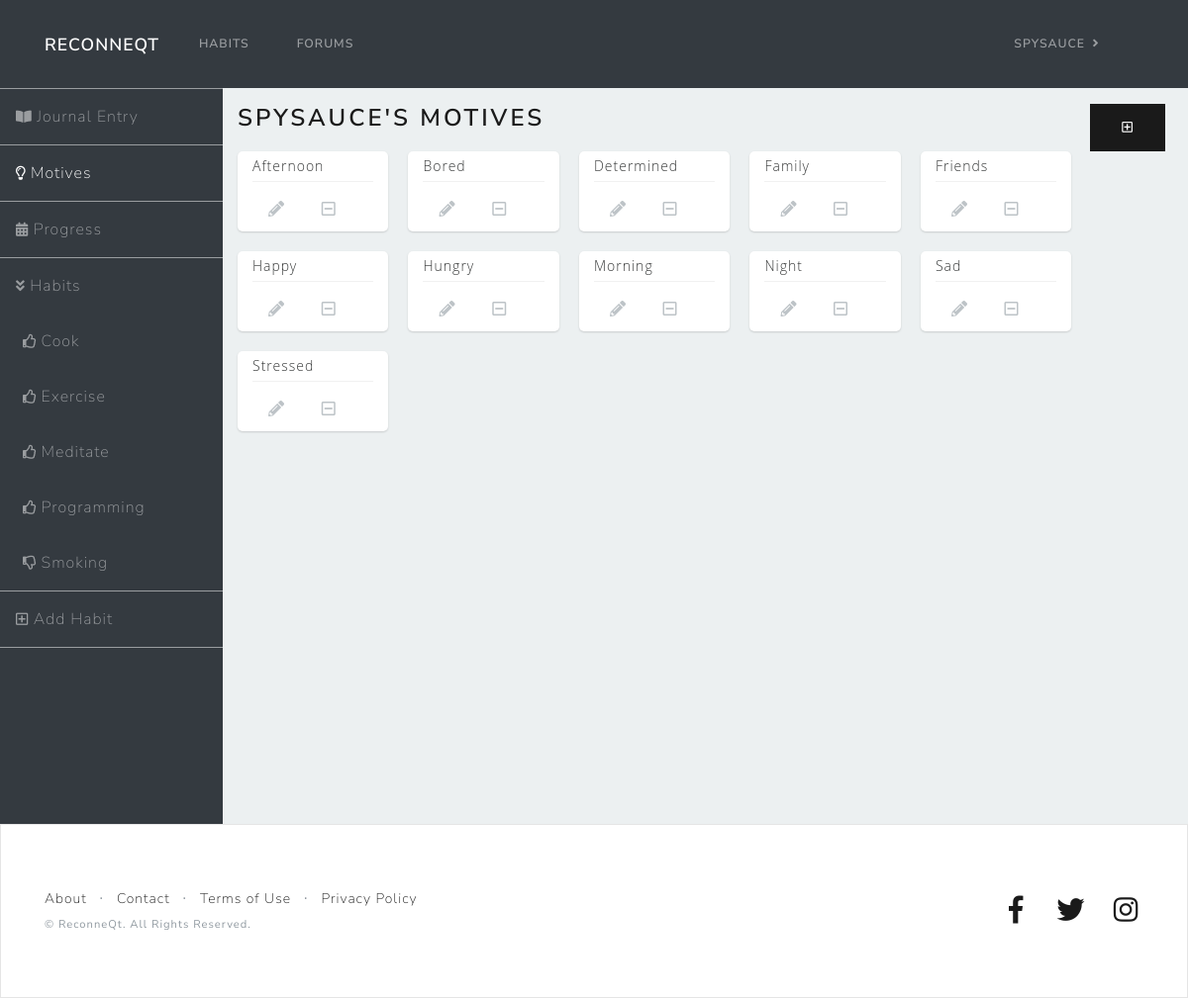
Screenshot of /reconneqt/motives/ (signed in) with the database file from the repository.
### habits/models.py (models this page shows, shortened)
class Habit(models.Model):
    habit_name = models.CharField(max_length=30)
    good_habit = models.BooleanField(default=False)
    user = models.ForeignKey(User, on_delete=models.CASCADE)
    class Meta:
        ordering = ('habit_name',)

class Motive(models.Model):
    motive_name = models.CharField(max_length=100)
    user = models.ForeignKey(User, on_delete=models.CASCADE)
    def __str__(self):
        return self.motive_name
    class Meta:
        ordering = ('motive_name',)

### habits/views/motives.py (the view)
# urls.py: path('motives/', views.motives, name='motives'),
@login_required
def motives(request):
    try:
        user_id = int(request.user.id)
        habit_list = Habit.objects.filter(user_id=user_id)
        motive_list = Motive.objects.filter(user_id=user_id)
        context = {
            'habit_list': habit_list,
            'motive_list': motive_list
        }
    except User.DoesNotExist:
        raise Http404("User does not exist")
    return render(request, 'habits/motive_detail.html', context)

### habits/templates/habits/motive_detail.html
{% extends "habits/base_habits.html" %}
{% block main %}
<span data-toggle="modal">
  <a id="new-motive-button" data-form="{% url 'motive_new' %}" href="#" class="btn btn-primary mr-2" style="float:right" role="button" data-toggle="tooltip" data-target="#modal" data-placement="bottom" title="Add a motive">
    <i class="far fa-plus-square"></i>
  </a>
</span>
<h3>{{user}}'s motives</h3>
<div class="row container-fluid">
  {% for motive in motive_list %}
  <div class="motive col-lg-2 col-md-2 col-sm-2 col-xs-2">
    <div class="motive-title">
      {{ motive }}
    </div>
    <div class="motive-buttons">
      <span data-toggle="modal">
        <a data-form="{% url 'motive_edit' pk=motive.id %}" href="#" class="edit-motive-button btn btn-sm" role="button" data-toggle="tooltip" data-target="#modal" data-placement="bottom" title="Edit {{ motive }}">
          <i class="fas fa-pencil-alt"></i>
        </a>
      </span>
      <span data-toggle="modal">
        <a data-form="{% url 'motive_delete' pk=motive.pk %}" href="#" class="btn btn-sm delete-motive-button" role="button" data-toggle="tooltip" data-target="#modal" data-placement="bottom" id="delete-motive-button" title="Delete {{ motive }}">
          <i class="far fa-minus-square"></i>
        </a>
      </span>
    </div>
  </div>
  {% endfor %}
</div>
{% endblock %}

### habits/templates/habits/base_habits.html (shortened to what this page needs)
{% extends "habits/base_template.html" %}
{% load staticfiles %}
{% block css %}
<link href="{% static 'habits/css/sb-admin.css' %}" rel="stylesheet">
<link href="{% static 'habits/css/habits.css' %}" rel="stylesheet">
{% endblock %}
{% block content %}
  {% if not user.is_anonymous %}
  <div id="wrapper">
    <ul class="sidebar navbar-nav">
      <li class="nav-item top-border bottom-border">
        <a class="nav-link" href="{% url 'journal' %}">
          <i class="fas fa-book-open"></i>
          <span>Journal Entry</span>
        </a>
      </li>
      <li class="nav-item bottom-border">
        <a class="nav-link" href="{% url 'motives' %}">
          <i class="far fa-lightbulb"></i>
          <span>Motives</span>
        </a>
      </li>
      <li class="nav-item bottom-border">
        <a class="nav-link" href="{% url 'progress' %}">
          <i class="fas fa-calendar-alt"></i>
          <span>Progress</span>
        </a>
      </li>
      <li class="nav-item">
        <a class="nav-link" href="#">
          <i class="fas fa-angle-double-down"></i>
          <span>Habits</span>
        </a>
      </li>
      {% for habit in habit_list %}
      <li class="nav-item" style="margin-left: 0.5em">
        {% if habit.good_habit %}
        <a href="{% url 'habit_detail' habit.id %}" class="nav-link">
          <i class="far fa-thumbs-up"></i>
          <span>{{ habit.habit_name }}</span>
        </a>
        {% else %}
        <a href="{% url 'habit_detail' habit.id %}" class="nav-link">
          <i class="far fa-thumbs-down"></i>
          <span>{{ habit.habit_name }}</span>
        </a>
        {% endif %}
      </li>
      {% endfor %}
      <li class="nav-item top-border bottom-border">
        <span data-toggle="modal">
          <a id="new-habit-button" class="nav-link" data-target="#modal" data-form="{% url 'habit_new' %}" href="#" data-toggle="tooltip" data-placement="right" title="Add a habit">
            <i class="far fa-plus-square"></i>
            <span>Add Habit</span>
          </a>
        </span>
      </li>
    </ul>
    <div id="content-wrapper">
      <div class="container-fluid">
          {% block main %}{% endblock %}
        </div>
      </div>
    </div>
  {% else %}
  <div id="content-wrapper">
    <div class="container-fluid">
      <p>Please login to see this page.</p>
    </div>
  </div>
  {% endif %}
{% endblock %}

### habits/templates/habits/base_template.html (shortened to what this page needs)
{% load static %}
<!doctype html>
<html lang="en">
  <head>
    <link href="{% static 'habits/css/bootstrap-lux.min.css' %}" rel="stylesheet">
    <link rel="stylesheet" href="https://use.fontawesome.com/releases/v5.2.0/css/all.css">
    <link href="{% static 'habits/css/bootstrap-datepicker3.min.css' %}" rel="stylesheet">
    <link href="{% static 'habits/css/jquery.datetimepicker.min.css' %}" rel="stylesheet">
    <link href="{% static 'habits/css/landing-page.css' %}" rel="stylesheet">
    {% block css %}{% endblock %}
  </head>
  <body>
    <nav class="navbar navbar-expand-md navbar-dark bg-dark static-top">
      <div class="container">
        <a class="navbar-brand" href="{% url 'index' %}">ReconneQt</a>
        <div class="collapse navbar-collapse" id="navbarsExampleDefault">
          <ul class="navbar-nav mr-auto">
            {% if not user.is_anonymous %}
            <li class="nav-item">
              <a class="nav-link" href="{% url 'progress' %}">Habits</a>
            </li>
            {% endif %}
            <li class="nav-item">
              <a class="nav-link" href="{% url 'forum' %}">Forums</a>
            </li>
          </ul>
          <ul class="navbar-nav">
            {% if not user.is_anonymous %}
            <li class="nav-item dropdown">
                <a class="nav-link dropdown-toggle float-right" href="http://example.com" id="userdropdown"
                data-toggle="dropdown" aria-haspopup="true" aria-expanded="false">{{ user.get_username }}</a>
            </li>
            {% else %}
            <li class="nav-item">
              <a class="nav-link" href="{% url 'login' %}?next={{request.path}}">Login</a>
            </li>
            {% endif %}
          </ul>
        </div>
      </div>
    </nav>
    {% block content %}{% endblock %}
   <footer class="footer bg-light">
     <div class="container">
       <div class="row">
         <div class="col-lg-6 h-100 text-center text-lg-left my-auto">
           <ul class="list-inline mb-2">
             <li class="list-inline-item">
               <a href="#">About</a>
             </li>
             <li class="list-inline-item">&sdot;</li>
             <li class="list-inline-item">
               <a href="#">Contact</a>
             </li>
             <li class="list-inline-item">&sdot;</li>
             <li class="list-inline-item">
               <a href="#">Terms of Use</a>
             </li>
             <li class="list-inline-item">&sdot;</li>
             <li class="list-inline-item">
               <a href="#">Privacy Policy</a>
             </li>
           </ul>
           <p class="text-muted small mb-4 mb-lg-0">&copy; ReconneQt. All Rights Reserved.</p>
         </div>
         <div class="col-lg-6 h-100 text-center text-lg-right my-auto">
           <ul class="list-inline mb-0">
             <li class="list-inline-item mr-3">
               <a href="#">
                 <i class="fab fa-facebook-f fa-2x fa-fw"></i>
               </a>
             </li>
             <li class="list-inline-item mr-3">
               <a href="#">
                 <i class="fab fa-twitter fa-2x fa-fw"></i>
               </a>
             </li>
             <li class="list-inline-item">
               <a href="#">
                 <i class="fab fa-instagram fa-2x fa-fw"></i>
               </a>
             </li>
           </ul>
         </div>
       </div>
     </div>
   </footer>
  </body>
</html>

### habits/static/habits/css/landing-page.css (style rules this page uses)
#content-wrapper { background-color: #ecf0f1; }
footer.footer { padding-top: 4rem; padding-bottom: 4rem; }

### habits/static/habits/css/sb-admin.css (style rules this page uses)
html { position: relative; min-height: 100%; }
body { height: 100%; }
#wrapper { display: -webkit-box; display: -ms-flexbox; display: flex; }
#wrapper #content-wrapper { overflow-x: hidden; width: 100%; padding-top: 1rem; padding-bottom: 80px; }
#wrapper .navbar-nav .nav-item.active .nav-link { color: #fff; }
.navbar-nav .nav-item.dropdown .dropdown-toggle::after { width: 1rem; text-align: center; float: right; vertical-align: 0; border: 0; font-weight: 900; content: '\f105'; font-family: 'Font Awesome 5 Free'; }
.sidebar { width: 90px !important; background-color: #343a40; min-height: calc(100vh - 56px); }
.sidebar .nav-item:last-child { margin-bottom: 1rem; }
.sidebar .nav-item .nav-link { text-align: center; padding: 0.75rem 1rem; width: 90px; }
.sidebar .nav-item .nav-link span { font-size: 0.65rem; display: block; }
.sidebar .nav-item .nav-link { color: rgba(255, 255, 255, 0.5); }
@media (min-width: 768px) { .sidebar { width: 225px !important; } }
@media (min-width: 768px) { .sidebar .nav-item .nav-link { display: block; width: 100%; text-align: left; padding: 1rem; width: 225px; } }
@media (min-width: 768px) { .sidebar .nav-item .nav-link span { font-size: 1rem; display: inline; } }
:root { --input-padding-x: 0.75rem; --input-padding-y: 0.75rem; }

### habits/static/habits/css/habits.css (style rules this page uses)
body { overflow-x: hidden; background: #fff; }
.bottom-border { border-bottom: 1px solid rgba(255, 255, 255, 0.5) !important; margin-right: 0; }
.top-border { border-top: 1px solid rgba(255, 255, 255, 0.5) !important; }
.motive { border-width: thin; background-color: #fff; border-radius: 5px; box-shadow: 0 1px 2px #c9cccd; margin-bottom: 20px; margin-right: 20px; font-size: 14px; color: #363838; font-family: 'Open Sans Light', sans-serif; }
.motive-title { font-size: 14px; line-height: 30px; }
.motive-buttons { border-top: solid 1px #f1f1f1; line-height: 50px; color: #bdc3c7; }
.motive-buttons a { font-size: 16px; color: #bdc3c7; }

### rows the page displays
Habit: habit_name "Cook"
Habit: habit_name "Exercise"
Habit: habit_name "Meditate"
Habit: habit_name "Programming"
Habit: habit_name "Smoking"
Motive: motive_name "Afternoon"
Motive: motive_name "Bored"
Motive: motive_name "Determined"
Motive: motive_name "Family"
Motive: motive_name "Friends"
Motive: motive_name "Happy"
Motive: motive_name "Hungry"
Motive: motive_name "Morning"
Motive: motive_name "Night"
Motive: motive_name "Sad"
Motive: motive_name "Stressed"

### other values shown
{{ user.get_username }} "SPYSAUCE"
{{ user }} "SPYSAUCE"
